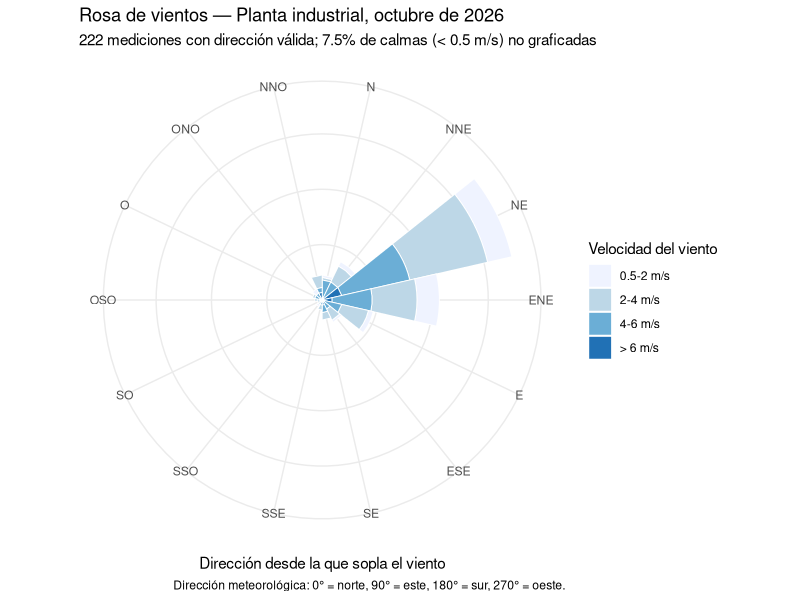
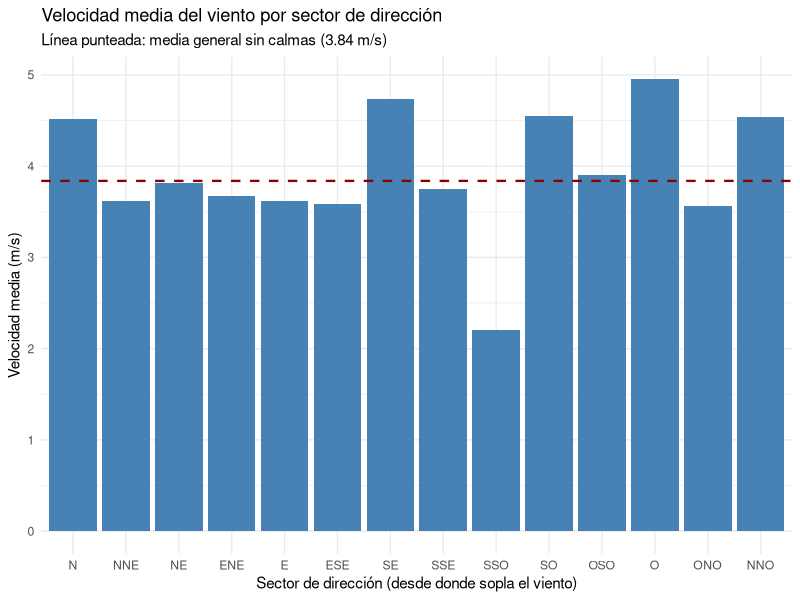

Here is the R script that generated these plots, in order:
# ==========================================================================
# 26. Rosa de vientos: dirección y velocidad del viento en una planta
#    industrial
# ==========================================================================
# Autor: Dr. José Juan Torres Martínez
# Docente de Ciencias Químicas
# Universidad Autónoma de San Luis Potosí (UASLP)
# México
#
# Material académico para estudiantes
# Serie "Fenómenos de Transporte" — Lección 26 (Simulación ambiental)
#
# Descripción: Se leen las mediciones horarias de dirección y velocidad
#   del viento de una estación meteorológica instalada en el patio de una
#   planta industrial (datos_viento.csv, octubre de 2026) y se construye
#   la rosa de vientos: frecuencia de ocurrencia por sector de dirección
#   (16 sectores de 22.5 grados) y velocidad media por sector. La
#   dirección del viento se registra con la convención meteorológica:
#   es la dirección DESDE LA QUE sopla el viento, en grados medidos
#   desde el norte y en sentido horario (0 grados = norte, 90 = este,
#   180 = sur, 270 = oeste). Todas las frecuencias y velocidades medias
#   se calculan A PARTIR DE LOS DATOS.
#
# Objetivos de aprendizaje:
#   - Leer mediciones reales de viento con read_csv().
#   - Separar las calmas (viento menor que 0.5 m/s), que no tienen
#     dirección definida.
#   - Clasificar cada medición en uno de 16 sectores de dirección.
#   - Calcular la frecuencia por sector y la velocidad media por sector.
#   - Construir la rosa de vientos con ggplot2 en coordenadas polares.
#
# Datos: archivo datos_viento.csv (240 mediciones, una cada 3 horas,
#   del 1 al 30 de octubre de 2026). Columnas: fecha_hora,
#   direccion_grados (grados, convención meteorológica) y
#   velocidad_ms (m/s). La estación es la de la planta; los datos son
#   de ejemplo para la lección.
#
# Paquetes: tidyverse (ggplot2, dplyr, readr). Los demás archivos del
#   repositorio usan R base; estas dos lecciones de simulación ambiental
#   usan tidyverse para los gráficos. Si falta, instalarlo una vez con
#   install.packages("tidyverse").
#
# Referencia: Organización Meteorológica Mundial (OMM), Guide to
#   Meteorological Instruments and Methods of Observation (WMO-No. 8):
#   la dirección del viento se reporta como la dirección desde la que
#   sopla, en grados desde el norte, y la rosa de vientos resume la
#   frecuencia por sector. El umbral de calma de 0.5 m/s es el valor
#   habitual de trabajo para anemómetros de cazoletas en estudios de
#   rosa de vientos.
# ==========================================================================

library(tidyverse)

# --------------------------------------------------------------------------
# 1. Lectura de los datos
# --------------------------------------------------------------------------

viento <- read_csv("datos_viento.csv", col_types = cols(
  fecha_hora = col_character(),
  direccion_grados = col_double(),
  velocidad_ms = col_double()
))

n_total <- nrow(viento)

# --------------------------------------------------------------------------
# 2. Calmas: mediciones con velocidad menor que 0.5 m/s
# --------------------------------------------------------------------------
# Con viento tan débil la veleta no marca una dirección confiable, así
# que esas mediciones se cuentan aparte como calmas y no entran en la
# rosa de vientos. La frecuencia por sector se calcula sobre las
# mediciones con dirección válida.

umbral_calma <- 0.5  # m/s

viento <- viento %>%
  mutate(calmo = velocidad_ms < umbral_calma)

n_calmas <- sum(viento$calmo)
porcentaje_calmas <- 100 * n_calmas / n_total

validas <- viento %>% filter(!calmo)
n_validas <- nrow(validas)

velocidad_media_total <- mean(viento$velocidad_ms)  # m/s, todas las mediciones
velocidad_media_validas <- mean(validas$velocidad_ms)  # m/s, sin calmas
velocidad_maxima <- max(viento$velocidad_ms)  # m/s

# --------------------------------------------------------------------------
# 3. Clasificación en 16 sectores de dirección
# --------------------------------------------------------------------------
# Cada sector mide 22.5 grados (360 / 16). El sector N cubre de 348.75
# a 11.25 grados, el NNE de 11.25 a 33.75, y así en sentido horario.
# Sumar 11.25 grados antes de dividir centra cada sector en su rumbo
# nominal (N = 0, NNE = 22.5, NE = 45, ...).

sectores <- c("N", "NNE", "NE", "ENE", "E", "ESE", "SE", "SSE",
              "S", "SSO", "SO", "OSO", "O", "ONO", "NO", "NNO")

validas <- validas %>%
  mutate(
    indice_sector = ((direccion_grados + 11.25) %/% 22.5) %% 16 + 1,
    sector = factor(sectores[indice_sector], levels = sectores),
    clase_velocidad = cut(velocidad_ms,
                          breaks = c(0.5, 2, 4, 6, Inf),
                          labels = c("0.5-2 m/s", "2-4 m/s",
                                     "4-6 m/s", "> 6 m/s"),
                          right = FALSE)
  )

# --------------------------------------------------------------------------
# 4. Frecuencia por sector y velocidad media por sector
# --------------------------------------------------------------------------
# La frecuencia de un sector es el número de mediciones en ese sector
# dividido entre el número de mediciones con dirección válida, en
# porcentaje. La velocidad media por sector es el promedio de las
# velocidades medidas en ese sector.

rosa <- validas %>%
  count(sector, clase_velocidad, name = "n") %>%
  mutate(frecuencia_pct = 100 * n / n_validas)

velocidad_por_sector <- validas %>%
  group_by(sector) %>%
  summarise(
    n = n(),
    frecuencia_pct = 100 * n() / n_validas,
    velocidad_media = mean(velocidad_ms),  # m/s
    .groups = "drop"
  ) %>%
  arrange(desc(frecuencia_pct))

sector_dominante <- velocidad_por_sector$sector[1]
frecuencia_dominante <- velocidad_por_sector$frecuencia_pct[1]

# --------------------------------------------------------------------------
# 5. Resultados en consola
# --------------------------------------------------------------------------

cat("----------------------------------------\n")
cat("Rosa de vientos — octubre de 2026\n")
cat("----------------------------------------\n")
cat("Mediciones totales:", n_total, "\n")
cat("Calmas (< 0.5 m/s):", n_calmas,
    "(", round(porcentaje_calmas, 1), "%)\n")
cat("Mediciones con dirección válida:", n_validas, "\n")
cat("Velocidad media (todas):", round(velocidad_media_total, 2), "m/s\n")
cat("Velocidad media (sin calmas):", round(velocidad_media_validas, 2), "m/s\n")
cat("Velocidad máxima:", round(velocidad_maxima, 1), "m/s\n")
cat("Sector dominante:", as.character(sector_dominante),
    "con", round(frecuencia_dominante, 1), "% de las mediciones válidas\n")
cat("----------------------------------------\n")
print(as.data.frame(velocidad_por_sector), row.names = FALSE)
cat("----------------------------------------\n")

# --------------------------------------------------------------------------
# 6. Gráfico 1: rosa de vientos
# --------------------------------------------------------------------------
# Cada barra es un sector de dirección; su longitud es la frecuencia
# en porcentaje y está dividida por clase de velocidad. La rosa muestra
# desde dónde sopla el viento: una barra larga hacia el NE significa
# que el viento sopla frecuentemente DESDE el noreste.

rosa_vientos <- ggplot(rosa, aes(x = sector, y = frecuencia_pct,
                                 fill = clase_velocidad)) +
  geom_col(width = 1, color = "white", linewidth = 0.3) +
  coord_polar(theta = "x", start = 0, direction = 1) +
  scale_fill_brewer(palette = "Blues", name = "Velocidad del viento") +
  labs(
    title = "Rosa de vientos — Planta industrial, octubre de 2026",
    subtitle = paste0(n_validas, " mediciones con dirección válida; ",
                      round(porcentaje_calmas, 1),
                      "% de calmas (< 0.5 m/s) no graficadas"),
    x = "Dirección desde la que sopla el viento",
    y = "Frecuencia (%)",
    caption = "Dirección meteorológica: 0° = norte, 90° = este, 180° = sur, 270° = oeste."
  ) +
  theme_minimal() +
  theme(axis.text.y = element_blank(),
        axis.title.y = element_blank())

ggsave("26_rosa_de_vientos.png", rosa_vientos,
       width = 8, height = 7, dpi = 300)

# Interpretación
#   Qué muestra: la frecuencia con la que el viento sopló desde cada
#   uno de los 16 sectores de dirección durante octubre de 2026, con
#   cada barra dividida por clase de velocidad del viento.
#   Ejes: el ángulo es la dirección DESDE LA QUE sopla el viento, en
#   grados desde el norte en sentido horario (0° = N arriba, 90° = E a
#   la derecha, 180° = S abajo, 270° = O a la izquierda). La distancia
#   desde el centro es la frecuencia en porcentaje (%), calculada sobre
#   las mediciones con dirección válida. El color indica la clase de
#   velocidad del viento en m/s (metros por segundo). La frecuencia es
#   adimensional en el sentido de que es un porcentaje, pero se expresa
#   en % sobre el total de mediciones válidas.
#   Patrón: la barra más larga apunta al NE, con 35.1% de las
#   mediciones válidas, seguida por el ENE con 21.2%. Juntas, las
#   direcciones del noreste y este-noreste concentran más de la mitad
#   del mes. Las velocidades más frecuentes en esos sectores están
#   entre 2 y 6 m/s. Los sectores del sur y suroeste casi no aparecen:
#   el viento rara vez sopló desde ahí en este mes.
#   Qué significa: en esta planta el viento dominante viene del
#   noreste. Cualquier emisión de la planta se transporta
#   preferentemente hacia el suroeste, que es la dirección opuesta a
#   la de origen del viento. Esa es la información que usa la
#   Lección 27 para saber hacia dónde se dispersa un contaminante.

# --------------------------------------------------------------------------
# 7. Gráfico 2: velocidad media por sector
# --------------------------------------------------------------------------

grafica_velocidad <- ggplot(velocidad_por_sector,
                            aes(x = sector, y = velocidad_media)) +
  geom_col(fill = "steelblue") +
  geom_hline(yintercept = velocidad_media_validas,
             linetype = "dashed", color = "darkred", linewidth = 0.8) +
  labs(
    title = "Velocidad media del viento por sector de dirección",
    subtitle = paste0("Línea punteada: media general sin calmas (",
                      round(velocidad_media_validas, 2), " m/s)"),
    x = "Sector de dirección (desde donde sopla el viento)",
    y = "Velocidad media (m/s)"
  ) +
  theme_minimal()

ggsave("26_velocidad_media_por_sector.png", grafica_velocidad,
       width = 8, height = 5, dpi = 300)

# Interpretación
#   Qué muestra: la velocidad media del viento en cada sector de
#   dirección, calculada a partir de las mediciones de ese sector.
#   Ejes: el eje x es el sector de dirección (categoría, sin unidades;
#   cada sector cubre 22.5 grados). El eje y es la velocidad media del
#   viento en m/s (metros por segundo). La línea punteada marca la
#   velocidad media general sin calmas, 3.84 m/s.
#   Patrón: las velocidades medias por sector son parecidas entre sí,
#   entre 2.2 y 5.0 m/s. Los sectores O y SE tienen las medias más
#   altas (4.95 y 4.74 m/s), pero son poco frecuentes (1.8% y 3.6% de
#   las mediciones), así que aportan poco al promedio general. El
#   sector dominante NE tiene una media de 3.81 m/s, prácticamente
#   igual a la media general. El sector SSO tiene la media más baja
#   (2.2 m/s) con solo 3 mediciones.
#   Qué significa: la velocidad del viento no depende mucho de la
#   dirección en este mes; el viento es moderado (alrededor de 4 m/s)
#   venga de donde venga. Para la dispersión de contaminantes, lo
#   que cambia con la dirección es hacia dónde va el penacho, no qué
#   tan rápido se diluye, porque la velocidad es parecida en todos
#   los sectores.

# --------------------------------------------------------------------------
# Qué aprendimos
# --------------------------------------------------------------------------
#   - La dirección del viento se reporta con la convención
#     meteorológica: es la dirección DESDE LA QUE sopla, en grados
#     desde el norte y en sentido horario.
#   - Las calmas (menos de 0.5 m/s) no tienen dirección confiable y se
#     cuentan aparte: en este mes fueron 7.5% de las mediciones.
#   - La rosa de vientos resume 240 mediciones en 16 frecuencias por
#     sector: el viento dominante sopló desde el NE (35.1%) y el ENE
#     (21.2%).
#   - La velocidad media del viento fue 3.57 m/s con todas las
#     mediciones y 3.84 m/s sin contar las calmas; el máximo medido
#     fue 7.6 m/s.
#   - La dirección dominante dice hacia dónde se transporta lo que
#     emite la planta: del NE hacia el SO. La Lección 27 usa esa
#     idea para modelar la dispersión de un contaminante.
